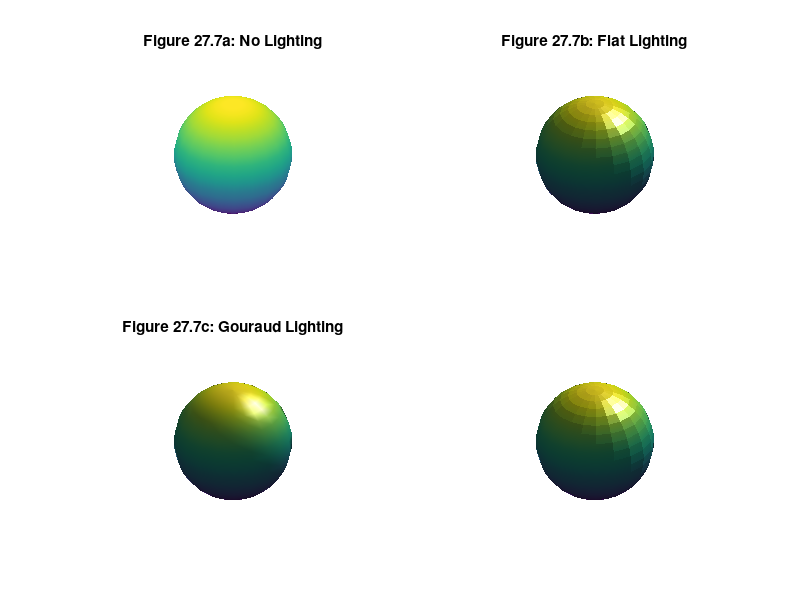

MATLAB code for this plot: (Note: this script raises an error after producing the figure.)
% MATLAB Script: LightingSphereModelPlot.m

% No Lighting Sphere Plot
subplot(2,2,1)
sphere
light
shading interp
axis square off
lighting none
title('Figure 27.7a: No Lighting')

% Flat Lighting Sphere Plot
subplot(2,2,2)
sphere
light
shading interp
axis square off
lighting flat
title('Figure 27.7b: Flat Lighting')

% Gouraud Lighting Sphere Plot
subplot(2,2,3)
sphere
light
shading interp
axis square off
lighting gouraud
title('Figure 27.7c: Gouraud Lighting')

% Phong Lighting Sphere Plot
subplot(2,2,4)
sphere
light
shading interp
axis square off
lighting phong
title('Figure 27.7d: Phong Lighting')
